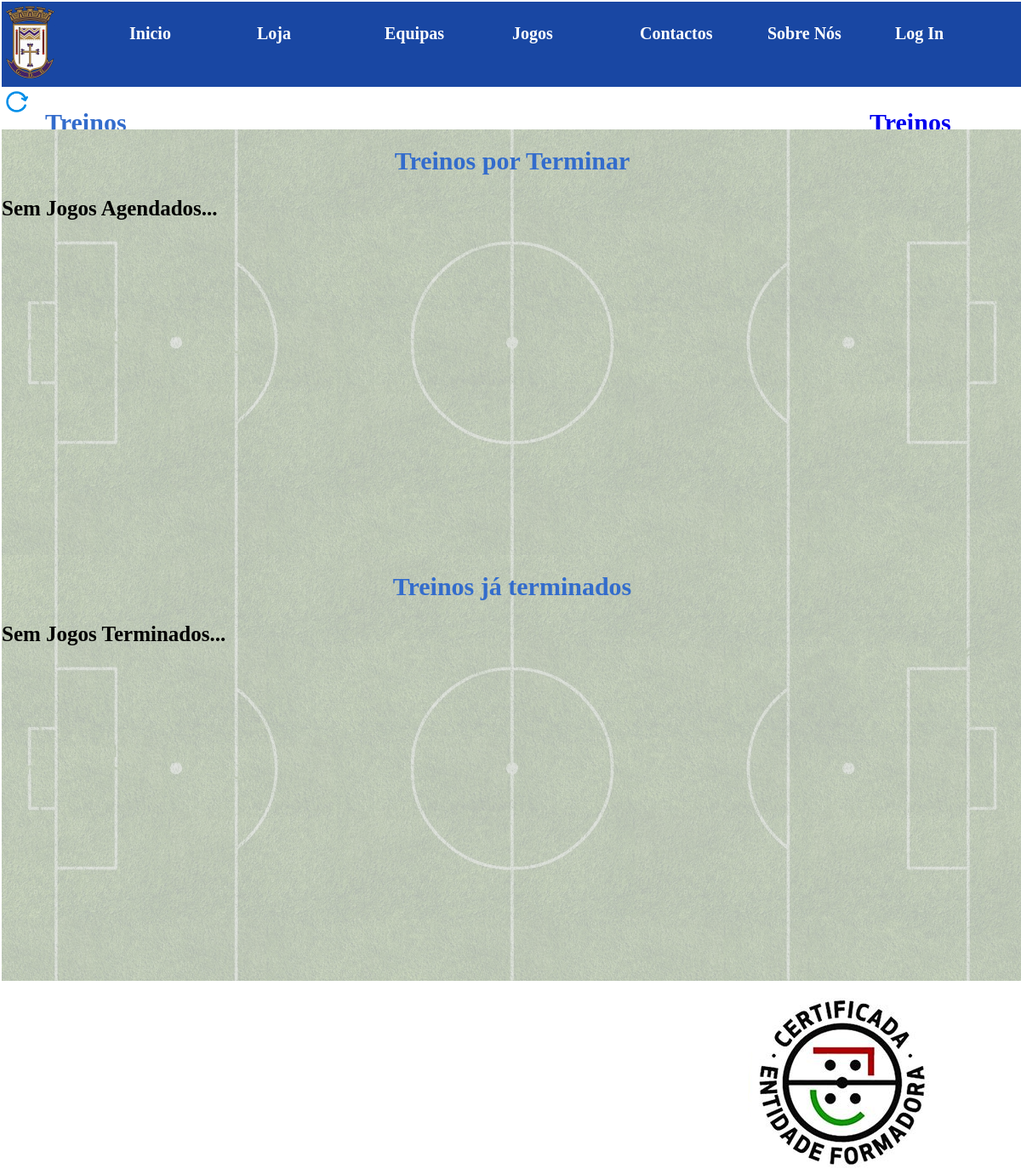
Before: /php/index.php?page=10 with the older database file.
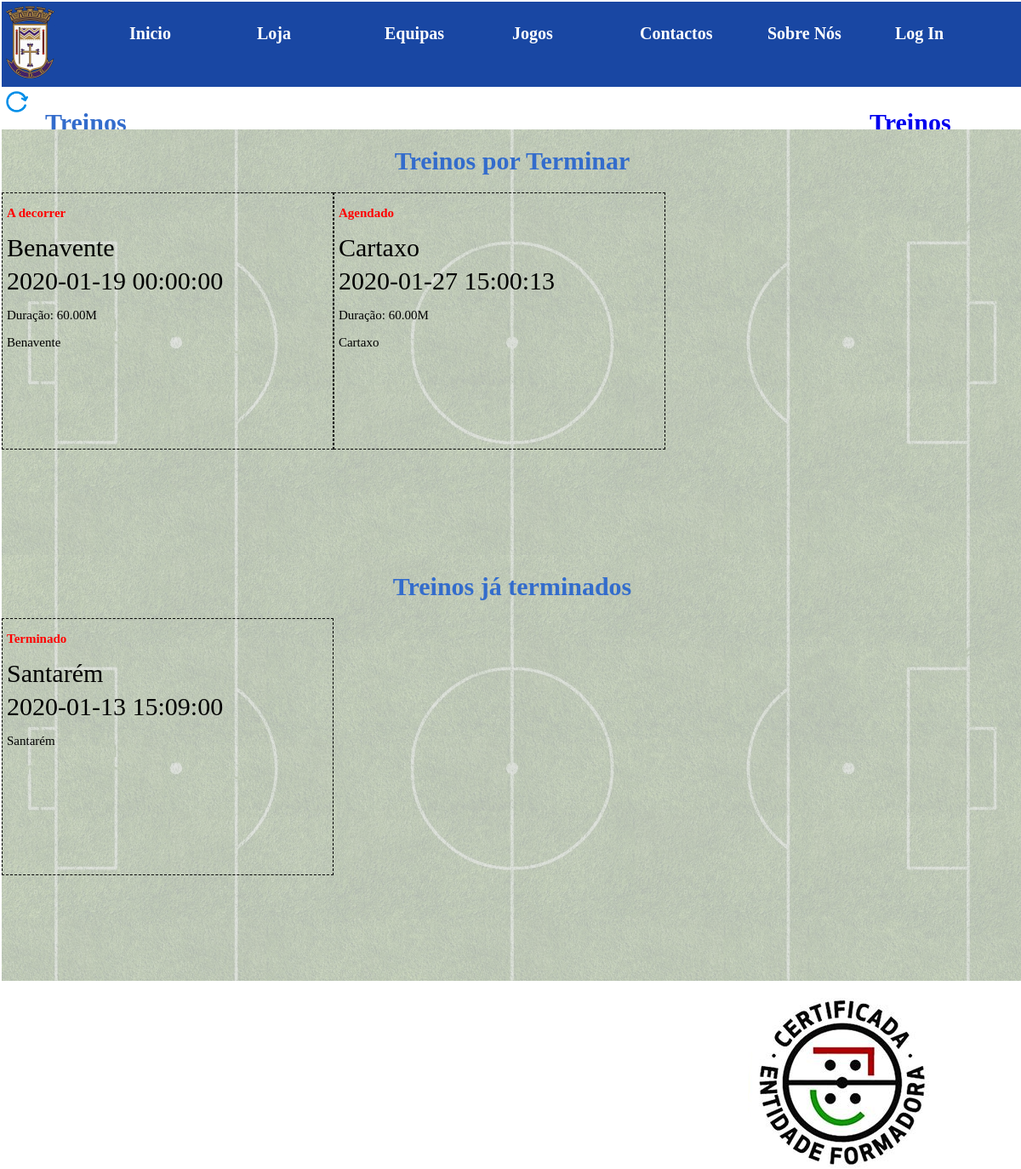
After: the same page with the newer database file.
### tables this page shows
CREATE TABLE `Treino` (
  `id_treino` int(5) NOT NULL,
  `local` varchar(254) DEFAULT NULL,
  `terminado` bit(1) NOT NULL DEFAULT b'0',
  `data` datetime DEFAULT curdate(),
  `id_equipa` int(5) NOT NULL,
  `duracao` decimal(5,2) DEFAULT 60.00
);

CREATE TABLE `Equipa` (
  `id_equipa` int(5) NOT NULL,
  `total_jogos` int(5) NOT NULL DEFAULT 0,
  `total_treinos` int(5) DEFAULT 0,
  `n_golos_marcados` int(5) NOT NULL DEFAULT 0,
  `n_golos_sofridos` int(5) NOT NULL DEFAULT 0,
  `n_vitorias` int(5) NOT NULL DEFAULT 0,
  `n_empates` int(5) NOT NULL DEFAULT 0,
  `n_derrotas` int(5) NOT NULL DEFAULT 0,
  `n_cartoes_amarelos` int(5) NOT NULL DEFAULT 0,
  `n_cartoes_vermelhos` int(5) NOT NULL DEFAULT 0,
  `nome` varchar(254) DEFAULT NULL
);

### php/treinos.php (the view, shortened to what this page needs)
<div style="width: 100%;height:50px;">
  <div id="titlejogos">
    <a href="../php/index.php?page=10"><img src="../images/refresh.png" style="width:35px;height:35px;"></a>
    <h2 class="titulos">Treinos</h2>
  </div>
  <div id="titletreinos">
      <h2 class="titulos"><a href="?page=4">Treinos</a></h2>
  </div>
</div>
<div id="imgback">
  <div id="imgbackcor">
    <h1 class="titulos">Treinos por Terminar</h1>
    <div class="jpt">
      <?php
        include_once '../php/bdcon.php';
        $qryjpt="select t.data, t.local, t.duracao, e.nome, t.id_treino,t.id_equipa, case when t.data <= CURDATE() then 'A decorrer' else 'Agendado' end as 'estado' from Treino t left join Equipa e on t.id_equipa=e.id_equipa where t.terminado=0 order by t.data asc";
        $vjpt = mysqli_query($liga, $qryjpt);
        if(mysqli_num_rows($vjpt)>0){
          while($rowsjpt=mysqli_fetch_assoc($vjpt)){
            ?>
            <div class="ejogadores">
                <p class="estado"><?php echo $rowsjpt['estado']; ?></p>
                <p class="nomej"><?php echo $rowsjpt['nome']; ?></p>
                <p class="nomej"> <?php echo $rowsjpt['data']; ?></p>
                <p class="infoj">Duração: <?php echo $rowsjpt['duracao']; ?>M</p>
                <p class="infoj"><?php echo $rowsjpt['local']; ?></p>
            </div>
            <?php
          }
        }else {
          ?> <p style="font-weight:bold; font-size: 25px; color: black;">Sem Jogos Agendados...</p> <?php
        }
       ?>
  </div>
</div>
<div id="imgback">
  <div id="imgbackcor">
   <h1 class="titulos">Treinos já terminados</h1>
   <div class="jt">
     <?php
       $qryjt="select t.data, t.local, t.duracao, e.nome from Treino t left join Equipa e on t.id_equipa=e.id_equipa where t.terminado=1 order by t.data desc";
       $vjt = mysqli_query($liga, $qryjt);
       if (mysqli_num_rows($vjt)>0){
         while($rowsjt=mysqli_fetch_assoc($vjt)){
           ?>
           <div class="ejogadores">
              <p class="estado">Terminado</p>
               <p class="nomej"><?php echo $rowsjt['nome']; ?></p>
               <p class="nomej"><?php echo $rowsjt['data']; ?></p>
               <p class="infoj"><?php echo $rowsjt['local']; ?></p>
           </div>
           <?php
         }
       }else {
         ?> <p style="font-weight:bold; font-size: 25px; color: black;">Sem Jogos Terminados...</p> <?php
       }
      ?>
  </div>
</div>

### php/index.php (shortened to what this page needs)
<head>
	<link rel="stylesheet" type="text/css" href="../css/styles.css">
	<link rel="stylesheet" type="text/css" href="../css/login.css">
</head>
<div id="cabecalho">
	<?php
		include '../php/header.php';
	?>
</div>
<div id="corpo">
	<?php
		if (!isset($_GET['page'])) {
			include '../php/carrousel.php';
		}else{
			switch ($_GET['page']) {
				case 10:
					include '../php/treinos.php';
					break;
			}
		}
	?>
</div>
<div id="footer">
</div>

### php/header.php (shortened to what this page needs)
<link rel="stylesheet" type="text/css" href="../css/styles.css">
<body>
<div>
	<div id="logo">
		<img src="../images/gdb_75.png">
	</div>
	<div id="menu">
		<nav>
			<ul>
				<li><a href="?page=1">Inicio</a></li>
				<li><a href="?page=2">Loja</a></li>
				<li><a href="?page=3">Equipas</a></li>
				<li><a href="?page=4">Jogos</a></li>
				<li><a href="?page=5">Contactos</a></li>
				<li><a href="?page=7">Sobre Nós</a></li>
				<?php
					if (isset($_SESSION['user'])) { ?>
						<li><a href="../php/logout.php">Log Out</a></li>
				<?php
					} else {?>
						<li><a href="?page=8">Log In</a></li>
				<?php
				}?>
			</ul>
		</nav>
	</div>
</div>
</body>

### css/styles.css (style rules this page uses)
* { top: 0; left: 0; }
body { margin-left: 2px; width: 100%; margin-top: 2px; }
#logo { float: left; margin-left: 5px; margin-top: 5px; }
#menu { margin-top: 10px; float: right; height: 10px; }
#cabecalho { height: 100px; background-color: rgba(0,51,153,.9); }
ul li { list-style-type: none; float: left; width: 150px; }
ul li a { text-decoration: none; font-size: 20; font-weight: bold; color: white; }
#footer { margin-top: 2px; height: 250px; background-color: rgba(0,51,153,.9); margin-right: 2px; }
.info { float: left; margin-top: 20px; }
.info a { text-decoration: none; color: white; font-size: 15; }
#certificacao { margin-top: 20px; margin-right: 100px; float: right; }
#imgback { width: 100%; height: 500px; float: left; background-image: url('../images/ffield.jpg'); background-position: center; background-size: cover; }
#imgbackcor { background-color: rgb(220,220,220,.8); width: 100%; height: 100%; overflow:scroll; overflow-x: hidden; }
.ejogadores { float: left; width: 32.33%; height: 300px; border-style: dashed; border-width: 1px; border-color: black; }
.nomej { color: black; text-align: left; margin-top: 0; margin-bottom: 5px; font-size: 30px; margin-left: 5px; }
.infoj { color: black; text-align: left; font-size: 15px; margin-left: 5px; }
.estado { color: red; font-weight: bold; text-align: left; font-size: 15px; margin-left: 5px; }
.titulos { font-size: 30px; color: rgb(51,108,204); text-align: center; }
#titlejogos { height: 50px; width: 85%; float: left; }
#titlejogos a { height: 100%; float: left; width: 5%; }
#titlejogos h2 { height: 100%; width: 15%; text-align: left; float: left; }
#titletreinos { height: 50px; width: 15%; float: right; }
#titletreinos h2 { height: 100%; float: right; width: 100%; text-align: left; }

### css/login.css (style rules this page uses)
* { top: 0; left: 0; }
body { margin-left: 2px; margin-top: 2px; width: 100%; }

Changed rows visible on the page:
added treino: estado "A decorrer", id_equipa.nome "Benavente", data "2020-01-19 00:00:00", duracao "60.00", local "Benavente", shown under "Treinos por Terminar"
added treino: estado "Agendado", id_equipa.nome "Cartaxo", data "2020-01-27 15:00:13", duracao "60.00", local "Cartaxo", shown under "Treinos por Terminar"
added treino: id_equipa.nome "Santarém", data "2020-01-13 15:09:00", local "Santarém", shown under "Treinos já terminados"
Other visible differences:
text no longer shown: "Sem Jogos Agendados... Sem Jogos Terminados..."
